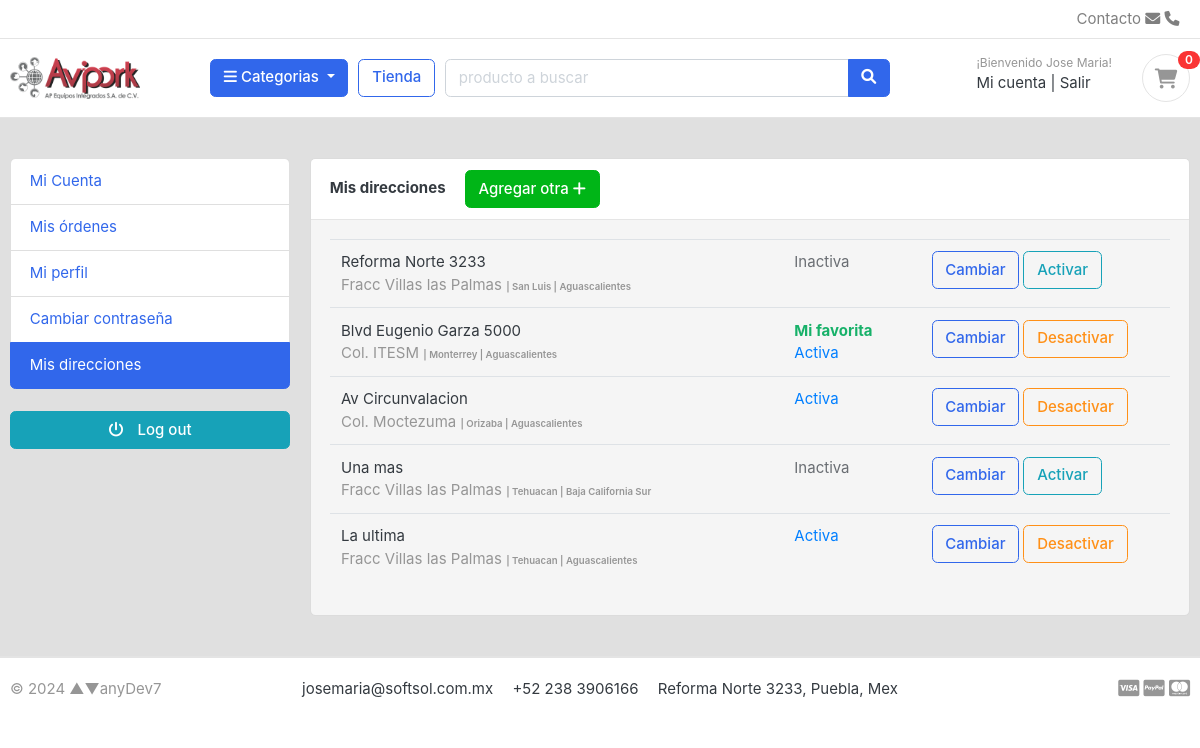
The page /account/addresses/ (signed in) on the database as committed earlier.
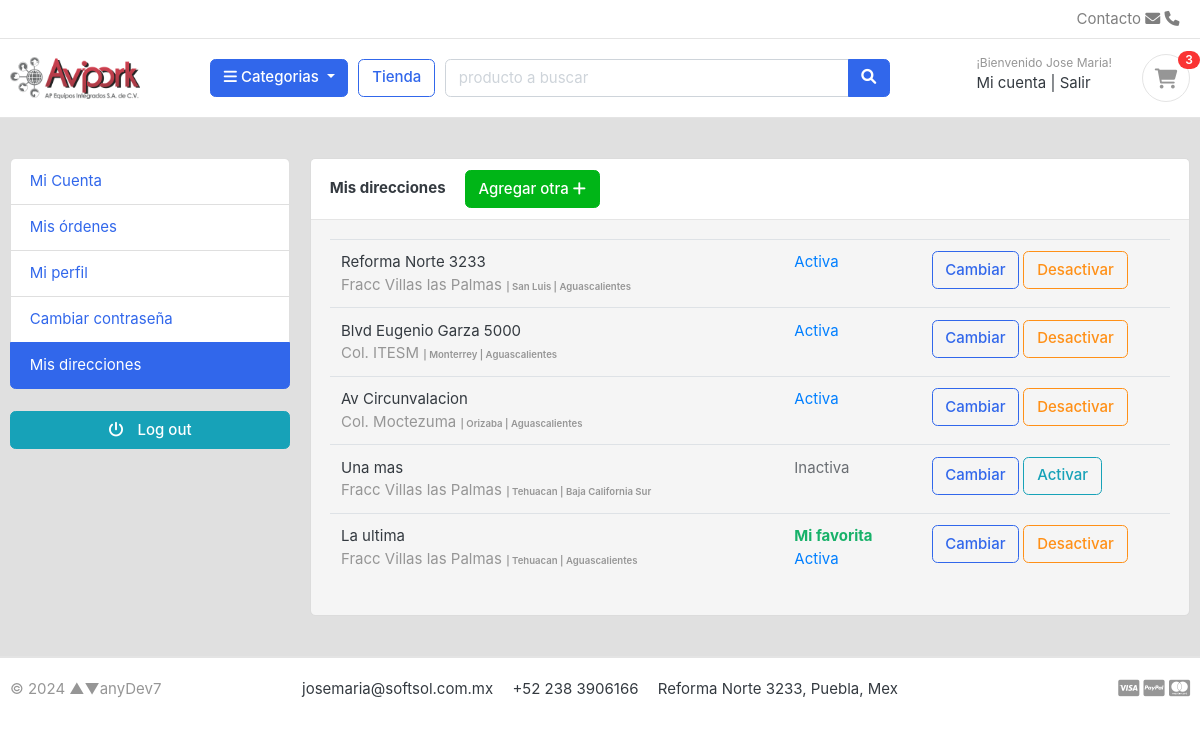
The same page on the database as committed later.
### account/models.py (models this page shows, shortened)
class Address(models.Model):
    user = models.ForeignKey(Account, verbose_name="Usuario", on_delete=models.CASCADE)
    address_line_1 = models.CharField("Direccion", max_length=50)
    address_line_2 = models.CharField("Colonia", max_length=50, blank=True)
    city = models.CharField('Ciudad', max_length=50)
    state = models.CharField('Estado', max_length=50)
    country = models.CharField('Pais', max_length=50, default="México")
    zipcode = models.CharField('CP', max_length=6, default="")
    phone = models.CharField('Telefono',max_length=50)
    nearby = models.CharField("Referencia", max_length=100, blank=True)
    default = models.BooleanField('Preferida', default=False)
    is_active = models.BooleanField('Acitva', default=True)
    created_at = models.DateTimeField('Creada el', auto_now_add=True)
    updated_at = models.DateTimeField('Actualizada el', auto_now=True)
    class Meta:
        verbose_name = 'Direccion'
        verbose_name_plural = 'Direcciones'

### account/views.py (the view, shortened to what this page needs)
# urls.py: path('addresses/', views.addresses, name="addresses"),
@login_required(login_url='login')
def addresses(request):
    if request.method == 'POST': # Agregar su primer dirección
        form = AddressForm(request.POST)
        if form.is_valid():
            address_line_1 = form.cleaned_data['address_line_1']
            address_line_2 = form.cleaned_data['address_line_2']
            city = form.cleaned_data['city']
            state = request.POST['inputState'] # hace referencia la 'key' al 'name' del select o input
            country = form.cleaned_data['country']
            zipcode = form.cleaned_data['zipcode']
            phone = form.cleaned_data['phone']
            nearby = form.cleaned_data['nearby']
            default = form.cleaned_data['default']
            is_active = form.cleaned_data['is_active']
            try:
                address = Address()
                address.address_line_1 = address_line_1
                address.address_line_2 = address_line_2
                address.city = city
                address.state = state
                address.country = country
                address.zipcode = zipcode
                address.phone = phone
                address.nearby = nearby
                address.default = default
                address.is_active = is_active
                address.user = request.user
                address.save()
            except:
                print("No se pudo crear el registro de la tabla DIRECCION")
        url = request.META.get('HTTP_REFERER') # Regresa a url anterior
        return redirect(url)
    else:
        try:
            addresses = Address.objects.filter(user__id=request.user.id)
        except:
            addresses = Address()
        if addresses.exists():
            context = {
                'addresses': addresses,
            }
        return render(request, "account/address.html", context)

### category/context_processors.py (called while the page is built)
def menu_cat_links(request):
    links = Category.objects.all()
    return dict(cat_links=links)

def menu_subcat_links(request):
    links = SubCategory.objects.all()
    return dict(subcat_links=links)

### category/models.py (called while the page is built)
    def get_url(self):
        return reverse('prod_by_cat', args=[self.slug,None,"s"]) # Solo funciona para el filtrado por subcategoria

### ecart/context_processors.py (called while the page is built)
def counter(request):
    count = 0
    if 'admin' in request.path:
        return {}
    else:
        try:                    # filter: 'fetch' todos los que cumplen con la condición
            if request.user.is_authenticated:
                cart_items = CartItem.objects.all().filter(user=request.user)
            else:
                cart = Cart.objects.filter(cart_id=_cart_id(request))
                cart_items = CartItem.objects.all().filter(cart=cart[:1])
            for item in cart_items:
                count += item.quantity
        except Cart.DoesNotExist:
            count = 0
        return dict(cart_count=count)

### mainapp/templates/account/address.html (shortened to what the changed rows need)
{% extends "mainapp/layout.html" %}
{% load static %}
{% block content %}
<section class="section-conten padding-y bg" style="background: #e0e0e0;">
    <div class="container">
        <div class="row">
        <main class="col-md-9">
            <article class="card" style="background: #f5f5f5">
            <div class="card-body">
                <div class="row">
                    <div class="col-md-12">
                        <div class="table-responsive">
                            <table class="table table-hover">
                                {% if not addresses %}
                                <span>Captura tu dirección de envío completa:</span>
                                <br>
                                <div class="card-body">
                                    <div class="row">
                                        <div class="col-md-12">
                                            <form action=" {% url "addresses" %} " method="POST">
                                                {% csrf_token %}
                                                <div class="form-row">
                                                    <div class="form-group col-md-6">
                                                        <label for="">Dirección</label>
                                                        {{address_form.address_line_1}}
                                                    </div>
                                                    <div class="form-group col-md-6">
                                                        <label for="">Colonia</label>
                                                        {{address_form.address_line_2}}
                                                    </div>
                                                </div>
                                                <div class="form-row">
                                                    <div class="form-group col-md-4">
                                                        <label for="">Ciudad</label>
                                                        {{address_form.city}}
                                                    </div>
                                                    <div class="form-group col-md-4">
                                                        <label for="">Estado</label>
                                                        <select id="inputState" name="inputState" class="form-control">
                                                            <option value="" disabled>Elige</option>
                                                            {% for state in states_mx %}
                                                                <option value="{{state}}">{{state}}</option>
                                                            {% endfor %}
                                                        </select>
                                                    </div>
                                                    <div class="form-group col-md-4">
                                                        <label for="">Pais</label>
                                                        {{address_form.country}}
                                                    </div>
                                                </div>
                                                <div class="form-row">
                                                    <div class="form-group col-md-2">
                                                        <label for="">CP</label>
                                                        {{address_form.zipcode}}
                                                    </div>
                                                    <div class="form-group col-md-3">
                                                        <label for="">Telefono</label>
                                                        {{address_form.phone}}
                                                    </div>
                                                    <div class="form-group col-md-7">
                                                        <label for="">Referencia</label>
                                                        {{address_form.nearby}}
                                                    </div>
                                                </div>
                                                <div class="form-row" style="text-align: left;">
                                                    <div class="form-group col-md-2" style="text-align: left;">
                                                        <b><label for="">Es mi favorita:</label></b>
                                                        {{address_form.default}}
                                                    </div>
                                                    <div class="form-group col-md-2">
                                                        <label for="">Está vigente:</label>
                                                        {{address_form.is_active}}
                                                    </div>
                                                </div>
                                                <button type="submit" class="btn btn-primary"> <span>Agregar dirección</span> <i class="fa fa-check"></i> </button>
                                            </form>
                                        </div>
                                    </div>
                                </div>
                                {% else %}
                                {% for address in addresses %}
                                <tr>
                                    <td>
                                        <p class="title mb-0">{{address.address_line_1}} </p>
                                        <var class="text-muted">{{address.address_line_2}}</var>
                                        <small><span class="price text-muted small">| {{address.city}} | {{address.state}}</span></small>
                                    </td>
                                    <td>
                                        {% if address.default %} <span style="color: #17B169;"><b>Mi favorita</b></span> <br>{% endif %}
                                        {% if address.is_active %}
                                            <span style="color: #007FFF;">Activa</span>
                                        {% else %}
                                            <span style="color: #6a6e73;">Inactiva</span>
                                        {% endif %}
                                    </td>
                                    <td width="250"> <a href=" {% url "edit_address" address.id %} " class="btn btn-outline-primary">Cambiar</a>
                                        {% if address.is_active %}
                                            <a href=" {% url "address_deactivate" address.id %} " class="btn btn-outline-warning"> Desactivar </a>
                                        {% else %}
                                            <a href=" {% url "address_deactivate" address.id %} " class="btn btn-outline-info"> Activar </a>
                                        {% endif %}
                                    </td>
                                </tr>
                                {% endfor %}
                                {% endif %}
                            </table>
                        </div>
                    </div>
                </div>
            </div>
            </article>
        </main>
    </div>
    </div>
</section>
{% endblock content %}

### mainapp/templates/mainapp/includes/navbar.html (shortened to what this page needs)
{% load static %}
<header class="section-header">
    <nav class="navbar p-md-0 navbar-expand-sm navbar-light border-bottom">
    <div class="container">
      <div class="collapse navbar-collapse" id="navbarTop4">
        <ul class="navbar-nav mr-auto">
            <li class="nav-item dropdown">
                 <a href="#" class="nav-link"></a>
            </li>
            <li class="nav-item dropdown">
                <a href="#" class="nav-link"></a>
            </li>
        </ul>
        <ul class="navbar-nav">
            <li><a href="#" class="nav-link">Contacto <i class="fa fa-envelope"></i> <i class="fa fa-phone"></i></a></li>
        </ul>
      </div>
    </div>
    </nav>
    <section class="header-main border-bottom">
        <div class="container">
    <div class="row align-items-center">
        <div class="col-lg-2 col-md-3 col-6">
            <a href=" {% url "home" %} " class="brand-wrap">
                <img class="logo" src=" {% static "./images/logo-avipork.png" %} ">
            </a>
        </div>
        <div class="col-lg col-sm col-md col-6 flex-grow-0">
            <div class="category-wrap dropdown d-inline-block float-right">
                <button type="button" class="btn btn-primary dropdown-toggle" data-toggle="dropdown">
                    <i class="fa fa-bars"></i> Categorias
                </button>
            </div>
        </div>
        <a href="{% url "store" %}" class="btn btn-outline-primary">Tienda</a>
        <div class="col-lg  col-md-6 col-sm-12 col">
            <form action="{% url "search" %} " class="search"method="GET">
                <div class="input-group w-100">
                    <input type="text" class="form-control" style="width:60%;" placeholder="producto a buscar" name="keyword">
                    <div class="input-group-append">
                      <button class="btn btn-primary" type="submit">
                        <i class="fa fa-search"></i>
                      </button>
                    </div>
                </div>
            </form>
        </div>
        <div class="col-lg-3 col-sm-6 col-8 order-2 order-lg-3">
                    <div class="d-flex justify-content-end mb-3 mb-lg-0">
                        {% if user.id is None %}
                        <div class="widget-header">
                            <small class="title text-muted">¡Bienvenido como invitado!</small>
                            <div>
                                <a href="{% url 'login' %}">Ingresa</a> <span class="dark-transp"> | </span>
                                <a href="{% url "register" %}"> Crea tu cuenta</a>
                            </div>
                        </div>
                        <a href="{% url "ecart" %}" class="widget-header pl-3 ml-3">
                            <div class="icon icon-sm rounded-circle border"><i class="fa fa-shopping-cart"></i></div>
                            <span class="badge badge-pill badge-danger notify">{{cart_count}}</span>
                        </a>
                        {% else %}
                        <div class="widget-header">
                            <small class="title text-muted">¡Bienvenido {{user.first_name}}!</small>
                            <div>
                                <a href="{% url 'dashboard' %}">Mi cuenta</a> <span class="dark-transp"> | </span>
                                <a href="{% url 'logout' %}"> Salir</a>
                            </div>
                        </div>
                        <a href="{% url "ecart" %}" class="widget-header pl-3 ml-3">
                            <div class="icon icon-sm rounded-circle border"><i class="fa fa-shopping-cart"></i></div>
                            <span class="badge badge-pill badge-danger notify">{{cart_count}}</span>
                        </a>
                        {% endif %}
                    </div>
                </div>
    </div>
        </div>
    </section>
</header>

Rows that differ between the two databases and show on the page:
changed Address "Reforma Norte 3233": is_active "Inactiva Activar" → "Activa Desactivar"
changed Address "Blvd Eugenio Garza 5000": no longer shows "Mi favorita"
changed Address "La ultima": now shows "Mi favorita"
Other text that changed with them:
{{ cart_count }}: "0" → "3"
